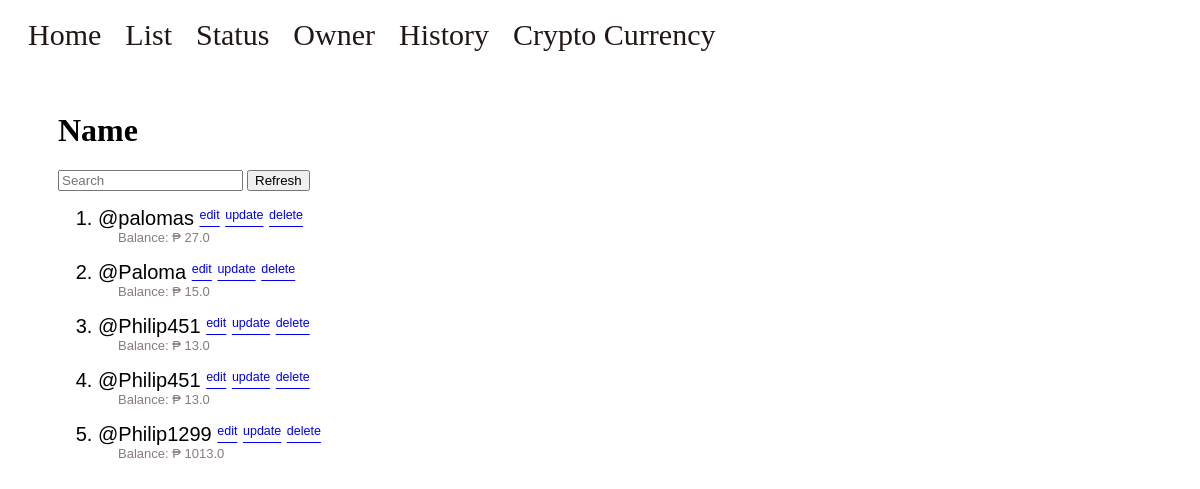
Before: /secure/owner/ with the older database file.
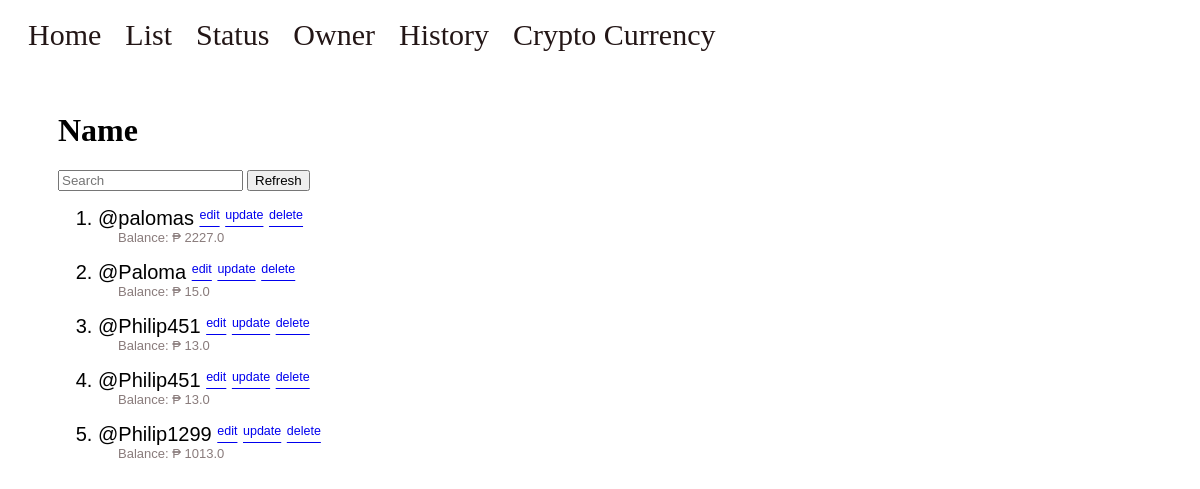
After: the same page with the newer database file.
### base/models.py (models this page shows)
class Information(models.Model):
    name = models.CharField(max_length=200)
    age = models.IntegerField(default=0)
    date = models.DateTimeField(default=timezone.now)
    interest = models.FloatField(default=0)
    balance = models.FloatField(default=0)
    interest_bool = models.BooleanField(default=True)
    agreement = models.BooleanField(default=False)
    date_debts = models.DateTimeField(default=timezone.now)
    def __str__(self):
        return self.name

### base/views.py (the view)
# urls.py: path("secure/owner/", views.owner, name='owner'),
def owner(response):
    active()
    ls = Information.objects.all()
    if 'search-item' in response.GET:
        if response.GET["search-item"] != '':
            search = response.GET["search-item"]
            ls = Information.objects.filter(name__icontains=search)
    return render(response, "owner.html", {'item': ls})

### templates/owner.html
{% extends 'nav_bar.html' %}
{% load static %}
{% block content %}
    <link rel="stylesheet" href="{% static 'base/css/owner.css' %}">
    <div class="side-bar">
    <form method="GET" action="">
    <h1>Name</h1>
    <label><input  class="search-item" type="text" placeholder="Search" name="search-item"> <span><button>Refresh</button></span></label>
    <ol>
        {% for i in item %}
            <li>@{{ i }} <span> <a href="{% url 'edit-item' i.id%}"><sup> edit</sup></a></span>
            <span><a href="{% url 'update-item' i.id%}"><sup>update</sup></a></span> <span> <a href="{% url 'delete-item' i.id%}"><sup> delete</sup></a></span>
            </li>
            <p class="balance-update">Balance: ₱ {{ i.balance }}<p>
        {% endfor %}
    </ol>
    </form>
    </div>
{% endblock %}

Changed rows visible on the page:
changed Information "palomas": balance "27.0" → "2227.0"
